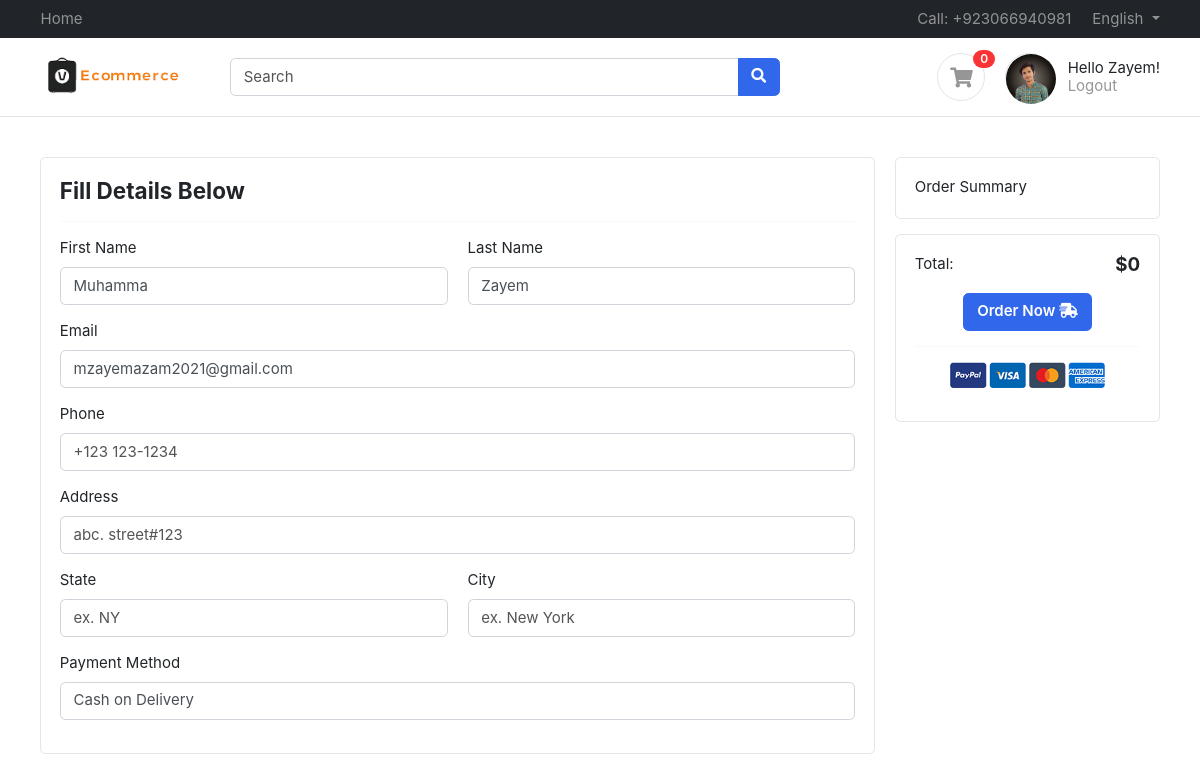
The page /account/checkout/ (signed in) on the database as committed earlier.
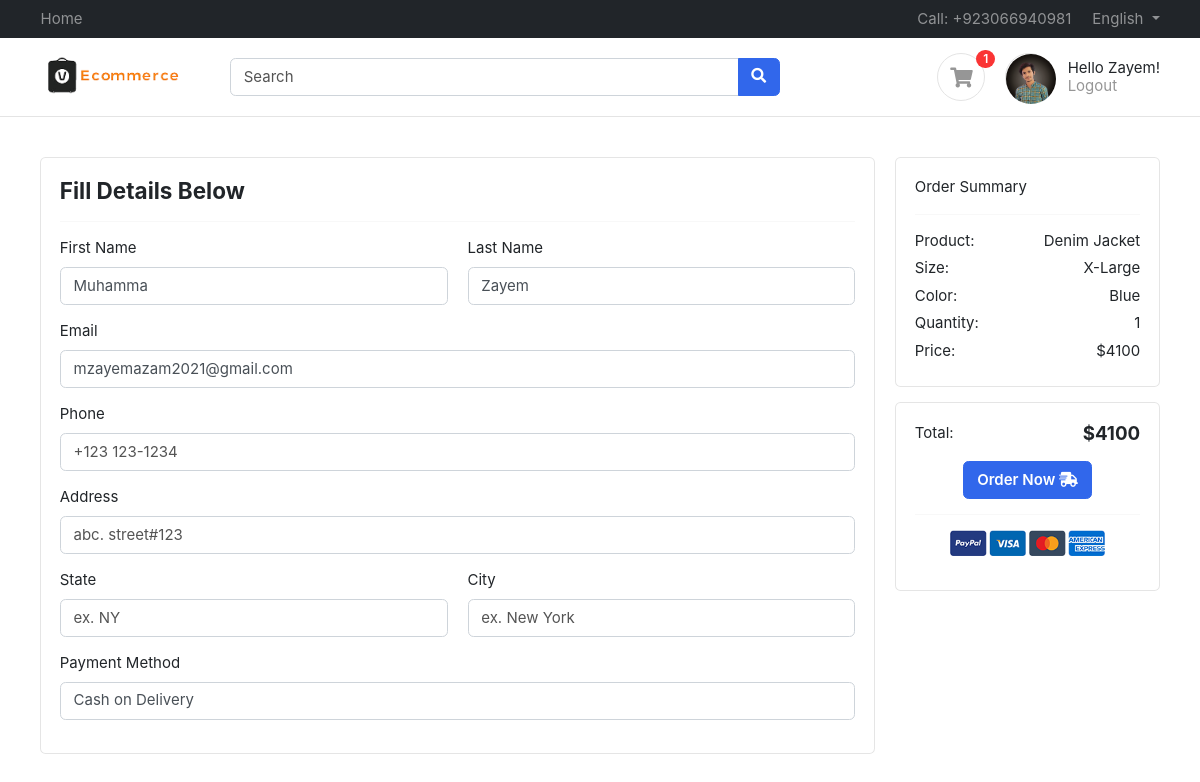
The same page on the database as committed later.
### accounts/models.py (models this page shows)
class Profile(BaseModel):
    user = models.OneToOneField(User, on_delete=models.CASCADE, related_name='profile')
    is_email_verified = models.BooleanField(default=False)
    email_token = models.CharField(max_length=100, null=True, blank=True)
    profile_image = models.ImageField(upload_to='profile')
    def get_cart_count(self):
        return CartItem.objects.filter(cart__is_paid=False, cart__user=self.user).count()

class CartItem(BaseModel):
    cart = models.ForeignKey(Cart, on_delete=models.CASCADE, related_name='cart_items')
    product = models.ForeignKey(Product, on_delete=models.SET_NULL, null=True, blank=True)
    quantity = models.IntegerField(default=1)
    colorVariant = models.ForeignKey(ColorVariant, on_delete=models.SET_NULL, null=True, blank=True)
    sizeVariant = models.ForeignKey(SizeVariant, on_delete=models.SET_NULL, null=True, blank=True)
    def get_product_price(self):
        price = self.product.price if self.product else 0
        if self.colorVariant:
            price += self.colorVariant.price if self.colorVariant else 0
        if self.sizeVariant:
            price += self.sizeVariant.price if self.sizeVariant else 0
        return price * self.quantity

### products/models.py (models this page shows, shortened)
class Product(BaseModel):
    product_name = models.CharField(max_length=100)
    slug = models.SlugField(unique=True, null=True, blank=True)
    category = models.ForeignKey(Category, on_delete=models.CASCADE, related_name='products')
    price = models.IntegerField()
    modal_number = models.CharField(max_length=100, blank=True, null=True)
    description = models.TextField()
    color_variant = models.ManyToManyField(ColorVariant, blank=True)
    size_variant = models.ManyToManyField(SizeVariant, blank=True)

class SizeVariant(BaseModel):
    size_name = models.CharField(max_length=100)
    slug = models.SlugField(unique=True, null=True, blank=True)
    price = models.IntegerField(default=0)

class ColorVariant(BaseModel):
    color_name = models.CharField(max_length=100)
    slug = models.SlugField(unique=True, null=True, blank=True)
    price = models.IntegerField(default=0)

### accounts/views.py (the view, shortened to what this page needs)
# urls.py: path('checkout/', checkout, name="checkout")
def checkout(request):
    if not request.user.is_authenticated:
         return redirect('/account/login')
    else:
        cart = Cart.objects.filter(is_paid=False, user=request.user).first()
        total_price = 0
        sub_total_price= 0
        if cart:
            cart_items = cart.get_cart_items()
            total_price = cart.get_cart_total()
            sub_total_price = total_price + cart.coupon.discount_price if cart.coupon else total_price
        else:
            cart_items = []
        return render(request, 'accounts/checkout.html', {'cart_items': cart_items, 'total_price': total_price, 'cart':cart, 'sub_total_price': sub_total_price})

### accounts/models.py (called while the page is built)
    def get_cart_items(self):
        return self.cart_items.all()

    def get_cart_total(self):
        cart_items = self.cart_items.all()
        total_price = 0  # Initialize total price
        for cart_item in cart_items:
            product_price = cart_item.get_product_price()
            total_price += product_price  # Add the product price to total
        if self.coupon:
            return total_price - self.coupon.discount_price
        return total_price

### templates/accounts/checkout.html (shortened to what the changed rows need)
{% extends "base/base.html" %} {% block start %}
<section class="section-content padding-y">
    <div class="container">
        <div class="row">
            <main class="col-md-9">
                <div class="card">
                    <div class="card-body">
                        <form method="POST" id="orderForm">
                            <div class="form-group row">
                                <div class="col-md-6">
                                    <label>First Name</label>
                                    <input type="text" class="form-control" value={{user.first_name}} name="first_name" placeholder="John">
                                </div>
                                <div class="col-md-6">
                                    <label>Last Name</label>
                                    <input type="text" class="form-control" value={{user.last_name}} name="last_name" placeholder="Doe">
                                </div>
                            </div>
                            <div class="form-group">
                                <label>Email</label>
                                <input type="email" class="form-control" value={{user.email}} name="email" placeholder="abc@domain.com">
                            </div>
                        </form>
                    </div>
                </div>
            </main>
            <aside class="col-md-3">
                <div class="card mb-3">
                    <div class="card-body">
                    <p>Order Summary</p>
                    {% for item in cart_items %}
                    <hr>
                        <dl class="dlist-align">
                          <dt>Product:</dt>
                          <dd class="text-right">{{ item.product.product_name }}</dd>
                        </dl>
                        <dl class="dlist-align">
                          <dt>Size:</dt>
                          <dd class="text-right">{{ item.sizeVariant.size_name }}</dd>
                        </dl>
                        <dl class="dlist-align">
                          <dt>Color:</dt>
                          <dd class="text-right">{{ item.colorVariant.color_name }}</dd>
                        </dl>
                        <dl class="dlist-align">
                            <dt>Quantity:</dt>
                            <dd class="text-right">{{ item.quantity }}</dd>
                          </dl>
                        <dl class="dlist-align">
                          <dt>Price:</dt>
                          <dd class="text-right">${{ item.get_product_price }}</dd>
                        </dl>
                    {%endfor%}
                    </div>
                </div>
                <div class="card">
                    <div class="card-body">
                            <dl class="dlist-align">
                              <dd class="text-right  h5"><strong>${{total_price}}</strong></dd>
                            </dl>
                    </div>
                </div>
            </aside>
        </div>
    </div>
</section>
{% endblock %}

### templates/base/base.html (shortened to what this page needs)
<!DOCTYPE html>
<html lang="en">
  <head>
<link href="https://cdn.jsdelivr.net/npm/bootstrap@5.3.2/dist/css/bootstrap.min.css" rel="stylesheet">
    <link href="/media/css/bootstrap.css" rel="stylesheet" type="text/css" />
    <link
      href="/media/fonts/fontawesome/css/all.min.css"
      type="text/css"
      rel="stylesheet"
    />
    <link href="/media/css/ui.css" rel="stylesheet" type="text/css" />
    <link href="/media/css/responsive.css" rel="stylesheet" />
  </head>
  <body>
    <header class="section-header">
      <nav class="navbar navbar-dark navbar-expand p-0 bg-dark">
        <div class="container">
          <ul class="navbar-nav d-none d-md-flex mr-auto">
            <li class="nav-item"><a class="nav-link" href="/">Home</a></li>
          </ul>
          <ul class="navbar-nav">
            <li class="nav-item">
              <a href="https://wa.me/923066940981" class="nav-link"> Call: +923066940981 </a>
            </li>
            <li class="nav-item dropdown">
              <a
                href="#"
                class="nav-link dropdown-toggle"
                data-toggle="dropdown"
              >
                English
              </a>
            </li>
          </ul>
        </div>
      </nav>
      <section class="header-main border-bottom">
        <div class="container">
          <div class="row align-items-center">
            <div class="col-lg-2 col-4">
              <div class="brand-wrap">
                <img class="logo" src="/media/images/logo.png" />
              </div>
            </div>
            <div class="col-lg-6 col-sm-12">
              <form action="{% url 'search' %}" method="GET">
                <div class="input-group w-100">
                  <input
                    type="text"
                    name="query"
                    class="form-control"
                    placeholder="Search"
                  />
                  <div class="input-group-append">
                    <button class="btn btn-primary" type="submit">
                      <i class="fa fa-search"></i>
                    </button>
                  </div>
                </div>
              </form>
            </div>
            <div class="col-lg-4 col-sm-6 col-8">
              <div class="widgets-wrap float-md-right">
                <div class="widget-header mr-3">
                  <a href="/account/cart" class="icon icon-sm rounded-circle border"
                    ><i class="fa fa-shopping-cart"></i
                  ></a>
                  <span class="badge badge-pill badge-danger notify">{{request.user.profile.get_cart_count}}</span>
                </div>
                <div class="widget-header icontext">
                  <a href="/account" class="icon icon-sm rounded-circle border"
                    >{% if request.user.profile.profile_image %}
                    <img src="{{ request.user.profile.profile_image.url }}" alt="Profile Photo" class="rounded-circle" width="50" height="50">
                    {%else%}
                    <i class="fa fa-user"></i>
                    {%endif%}
                    </a>
                  <div class="text">
                    {% if request.user.is_authenticated %}
                    <div class="text">
                      <p>Hello {{ request.user.last_name }}!</p>
                      <a href="/account/logout" class="text-muted">Logout</a>
                    </div>
                    {%else%}
                    <div>
                      <a href="/account/login">Sign in</a> |
                      <a href="/account/register/"> Register</a>
                    </div>
                    {% endif %}
                  </div>
                </div>
              </div>
            </div>
          </div>
        </div>
      </section>
    </header>
    {% block start %} {% endblock %}
  </body>
</html>

Rows that differ between the two databases and show on the page:
added CartItem: product.product_name "Denim Jacket", sizeVariant.size_name "X-Large", colorVariant.color_name "Blue", quantity "1", get_product_price "4100"
Other text that changed with them:
{{ request.user.profile.get_cart_count }}: "0" → "1"
{{ total_price }}: "0" → "4100"
